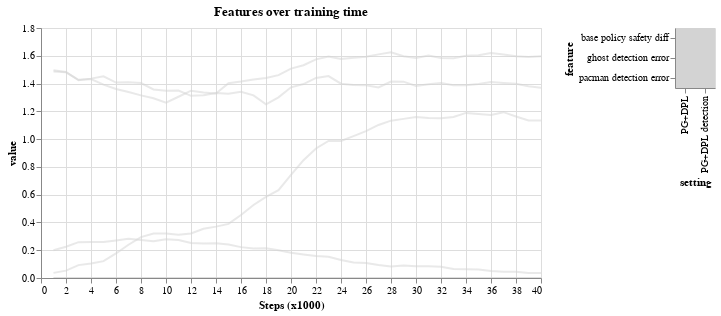

Source (notebook cell):
### Markdown cell above
### shift-click on the legend to select multiple data series 
- **length**: average episode length. It indicates how long the agent explores without crashing or achieving the goal.
- **reward**: average episode accumulated reward. The higher, the better. 
- **safety**: average last episode reward. It indicates how successful the agent is in achieving the task. The higher, the better. 

A negative safety value means the agent crashes (reward = -10) more times.
A high safety value means the agent finishes the task (reward = 10) more times.


### 1. Does DPL bahave safely?
- PG+DPL performs hard shielding. The agent cannot crash. It can only finish the task eventually so the safety score is a constant == reward of goal. 
- "PG+DPL detection" performs soft shielding. The figure shows it is safer than pure PG (baseline)

### 2. Does DPL learn the optimal policy (if the constraint is in line with the reward)? 
- Yes, the reward feature shows all methods converges to the best reward. 
- "PG+DPL" converges faster than the other two methods

### Now we look at object detection

### Code cell
folderpath = "data/env5/"
# load dataframes
data_frames = []
for logger_file in [file_pg_dpl, file_pg_dpl_detect]:
    pkl_path = f"{folderpath}{logger_file}_prob_err.pkl"
    d = pd.read_pickle(pkl_path)
    data_frames.append(d)
    
chart = make_chart2(data_frames, title='Features over training time',
                        keys=['PG+DPL', 'PG+DPL detection'], window_speed=1000)
chart

### Figure 1 — Vega-Lite specification as saved in the notebook (floating-point values rounded to 4 significant figures; data arrays with more than 128 entries replaced by an {"elided": "..."} marker saying what was removed)
{"config": {"view": {"continuousWidth": 400, "continuousHeight": 300}}, "hconcat": [{"mark": {"type": "line", "opacity": 0.5}, "encoding": {"color": {"condition": {"type": "nominal", "field": "series", "legend": null, "scale": {"scheme": "dark2"}, "selection": "selector003"}, "value": "lightgray"}, "x": {"type": "quantitative", "axis": {"tickMinStep": 1, "title": "Steps (x1000)"}, "field": "n_steps"}, "y": {"type": "quantitative", "axis": {"tickMinStep": 0.1, "title": "value"}, "field": "value", "sort": "ascending"}}, "height": 250, "selection": {"selector003": {"type": "multi", "fields": ["setting", "feature"], "empty": "none"}, "selector004": {"type": "interval", "bind": "scales", "encodings": ["x", "y"]}}, "title": "Features over training time", "width": 500}, {"mark": "rect", "encoding": {"color": {"condition": {"type": "nominal", "field": "series", "legend": null, "scale": {"scheme": "dark2"}, "selection": "selector003"}, "value": "lightgray"}, "x": {"type": "nominal", "axis": {"orient": "bottom"}, "field": "setting"}, "y": {"type": "nominal", "field": "feature"}}, "selection": {"selector003": {"type": "multi", "fields": ["setting", "feature"], "empty": "none"}}}], "data": {"name": "data-5dc1bdff85b10201b3a4209c12b5b31f"}, "$schema": "https://vega.github.io/schema/vega-lite/v4.8.1.json", "datasets": {"data-5dc1bdff85b10201b3a4209c12b5b31f": {"elided": "240 records"}}}
